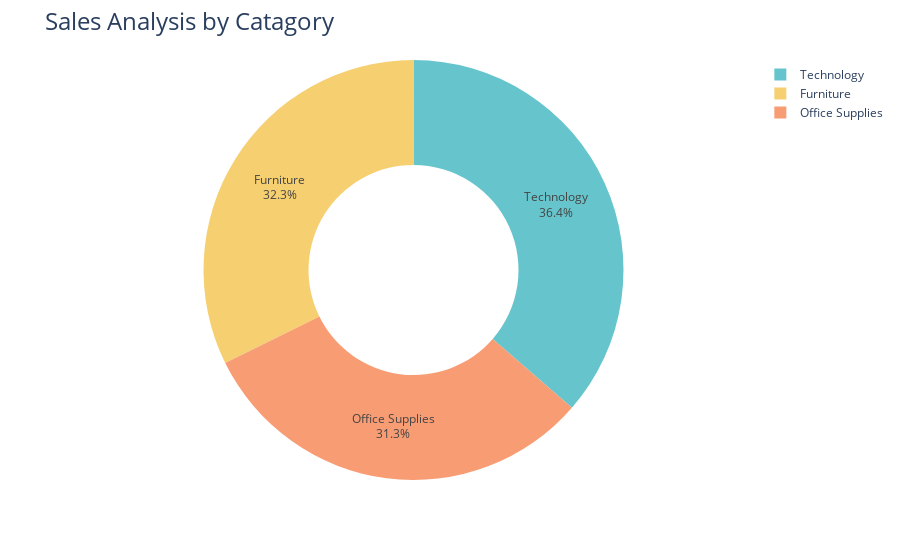

This figure's notebook cell:
### Code cell
fig=px.pie(sales_by_Category,
           values='Sales',
           names='Category',
           hole=0.5,
           color_discrete_sequence=px.colors.qualitative.Pastel)

fig.update_traces(textposition='inside',textinfo='percent+label')
fig.update_layout(title_text='Sales Analysis by Catagory ',title_font=dict(size=24))
fig.show()

### Figure 1 — Plotly figure (JSON) as saved in the notebook; plotly's stock layout.template omitted (floating-point values rounded to 4 significant figures)
{"data": [{"domain": {"x": [0, 1], "y": [0, 1]}, "hole": 0.5, "hovertemplate": "Category=%{label}<br>Sales=%{value}<extra></extra>", "labels": ["Furniture", "Office Supplies", "Technology"], "legendgroup": "", "name": "", "showlegend": true, "textinfo": "percent+label", "textposition": "inside", "type": "pie", "values": [742000.0, 719000.0, 836200.0]}], "layout": {"legend": {"tracegroupgap": 0}, "margin": {"t": 60}, "piecolorway": ["rgb(102, 197, 204)", "rgb(246, 207, 113)", "rgb(248, 156, 116)", "rgb(220, 176, 242)", "rgb(135, 197, 95)", "rgb(158, 185, 243)", "rgb(254, 136, 177)", "rgb(201, 219, 116)", "rgb(139, 224, 164)", "rgb(180, 151, 231)", "rgb(179, 179, 179)"], "title": {"font": {"size": 24}, "text": "Sales Analysis by Catagory "}}}
